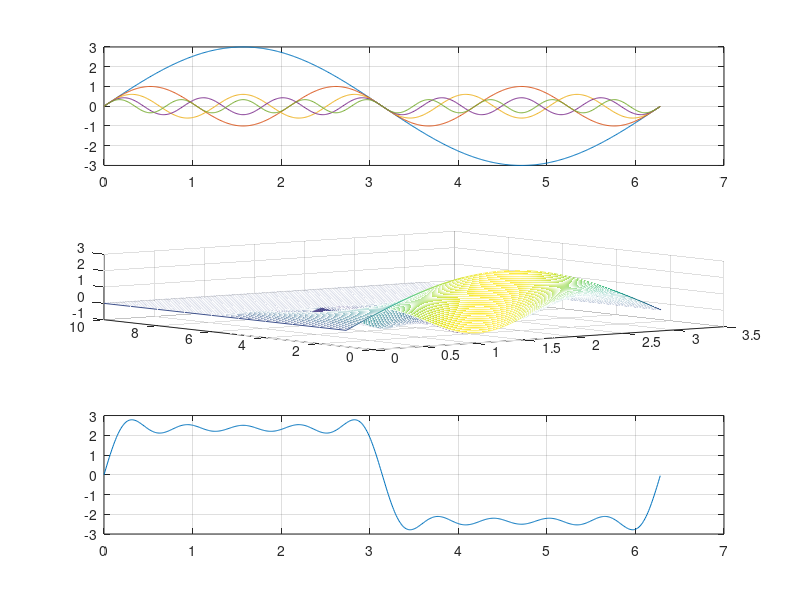

Write the MATLAB code that produced this figure.
t=0:0.01:2*pi; % 0 −2π 时间间隔为0.01
y=zeros(10,max(size(t))); %10*629（t的长度）的矩阵
x=zeros(10,max(size(t)));
for k=1:2:9 %奇次谐波1,3,5,7,9
    x1=(3/k) * sin(k*t); %各次谐波正弦分量
    x((k+1)/2, :) = x((k+1)/2, :) + x1;  % 累加到 x 对应行
    y((k+1)/2, :) = x((k+1)/2, :);  % 将每次谐波保存到 y 中
end
subplot(3,1,1);
plot(t,y(1:5,:)); %绘制y矩阵中1-5行随时间波形
grid;
halft=ceil(length(t)/2); %行向量长度减半（由于对称前后段一致）

subplot(3,1,2); %绘制三维图形：矩阵y中全部行向量的一半
mesh(t(1:halft),1:10,y(:,1:halft));

subplot(3, 1, 3);
plot(t, sum(y));
grid on;